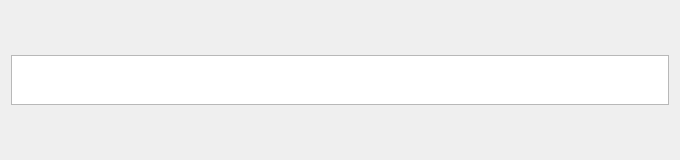
<?xml version="1.0" encoding="UTF-8"?>
<ui version="4.0">
 <class>CopyPasteCell</class>
 <widget class="QWidget" name="CopyPasteCell">
  <property name="geometry">
   <rect>
    <x>0</x>
    <y>0</y>
    <width>680</width>
    <height>160</height>
   </rect>
  </property>
  <property name="windowTitle">
   <string>Form</string>
  </property>
  <layout class="QVBoxLayout" name="verticalLayout">
   <item>
    <layout class="QHBoxLayout" name="horizontalLayout_2">
     <item>
      <widget class="QTextEdit" name="textEdit">
       <property name="sizePolicy">
        <sizepolicy hsizetype="MinimumExpanding" vsizetype="Expanding">
         <horstretch>0</horstretch>
         <verstretch>0</verstretch>
        </sizepolicy>
       </property>
       <property name="maximumSize">
        <size>
         <width>16777215</width>
         <height>50</height>
        </size>
       </property>
      </widget>
     </item>
    </layout>
   </item>
  </layout>
 </widget>
 <resources/>
 <connections/>
</ui>
